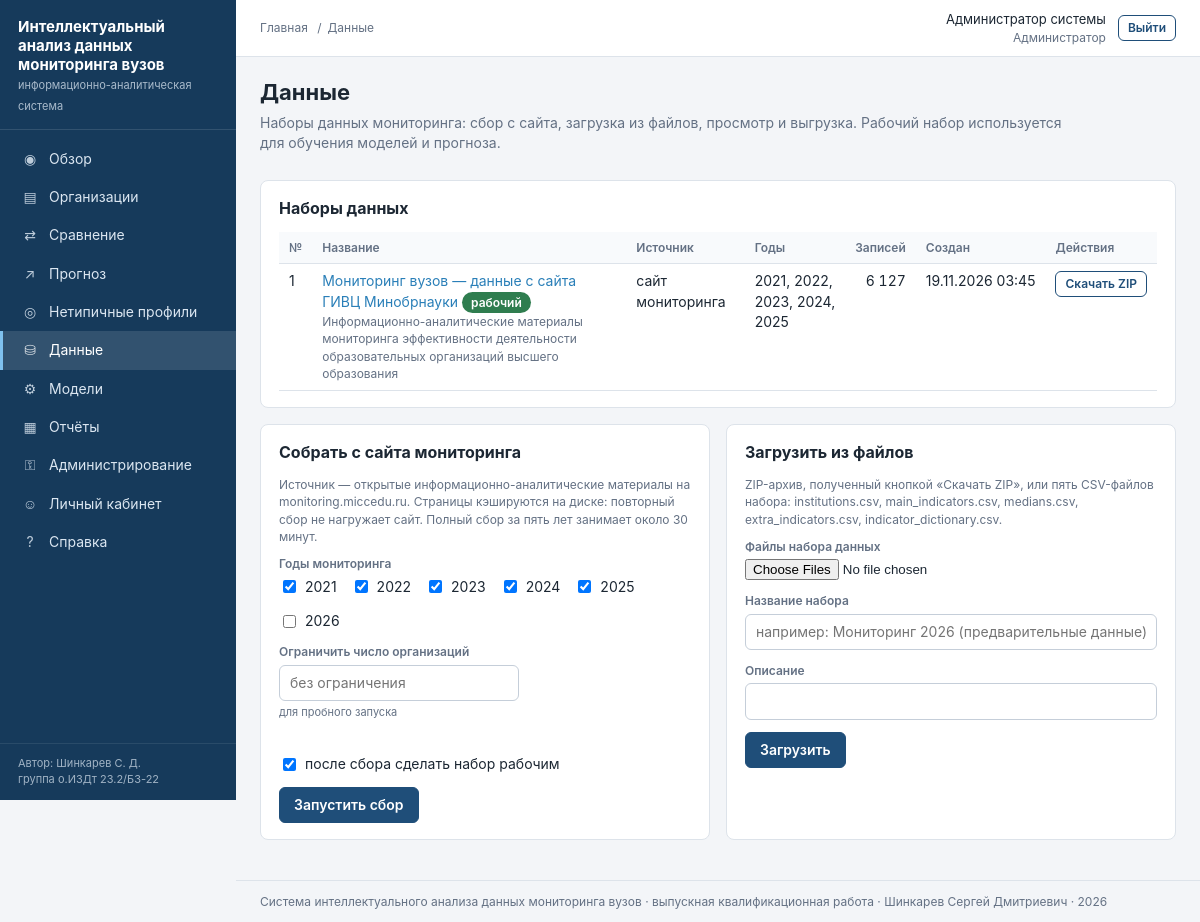
/data/ (signed in), run on the app's committed database.
### vuzmon/db/models.py (models this page shows)
class Base(DeclarativeBase):
    """Общий базовый класс всех таблиц."""

class User(Base):
    __tablename__ = "users"
    id: Mapped[int] = mapped_column(Integer, primary_key=True)
    login: Mapped[str] = mapped_column(String(64), unique=True)
    password_hash: Mapped[str] = mapped_column(String(255))          # пароль хранится только в виде хеша
    full_name: Mapped[str] = mapped_column(String(128), default="")
    email: Mapped[str] = mapped_column(String(128), default="")
    position: Mapped[str] = mapped_column(String(128), default="")   # должность
    role_id: Mapped[int] = mapped_column(ForeignKey("roles.id"))
    is_active: Mapped[bool] = mapped_column(Boolean, default=True)
    created_at: Mapped[datetime] = mapped_column(DateTime, default=datetime.now)
    last_login_at: Mapped[datetime] = mapped_column(DateTime, nullable=True)
    role: Mapped[Role] = relationship(back_populates="users")

class Role(Base):
    __tablename__ = "roles"
    id: Mapped[int] = mapped_column(Integer, primary_key=True)
    code: Mapped[str] = mapped_column(String(32), unique=True)       # admin / analyst / viewer
    title: Mapped[str] = mapped_column(String(64))                   # название на русском
    description: Mapped[str] = mapped_column(String(255), default="")
    users: Mapped[list["User"]] = relationship(back_populates="role")

class Dataset(Base):
    __tablename__ = "datasets"
    id: Mapped[int] = mapped_column(Integer, primary_key=True)
    name: Mapped[str] = mapped_column(String(128))
    source: Mapped[str] = mapped_column(String(32))                  # site — сбор с сайта, file — загрузка файла
    location: Mapped[str] = mapped_column(String(512), default="")   # каталог или файл с данными
    years: Mapped[str] = mapped_column(String(64), default="")
    rows_count: Mapped[int] = mapped_column(Integer, default=0)
    description: Mapped[str] = mapped_column(Text, default="")
    created_by: Mapped[int] = mapped_column(ForeignKey("users.id"), nullable=True)
    created_at: Mapped[datetime] = mapped_column(DateTime, default=datetime.now)
    author: Mapped[User] = relationship()

### webapp/views_data.py (the view)
@bp.route("/")
@security.roles_required(*security.ROLE_ANALYST)
def index():
    db = get_session()
    datasets = db.scalars(select(Dataset).order_by(Dataset.id.desc())).all()
    active = store.active_dataset(db)
    job = jobs.latest_job("collect")
    return render_template("data.html", crumbs=[("Данные", None)], datasets=datasets, active=active, job=job,
                           years=list(range(2021, datetime.now().year + 1)),
                           default_years=config.DEFAULT_YEARS, store=store)

### vuzmon/db/session.py (called while the page is built)
def get_session_factory(url: str = None):
    global _session_factory
    if _session_factory is None or url is not None:
        _session_factory = scoped_session(sessionmaker(bind=get_engine(url), expire_on_commit=False))
    return _session_factory

def get_session():
    return get_session_factory()()

### webapp/__init__.py (called while the page is built)
def active_menu(endpoint: str) -> str:
    endpoints = [item[0] for item in MENU]
    if endpoint in endpoints:
        return endpoint
    if endpoint in MENU_PARENTS:
        return MENU_PARENTS[endpoint]
    blueprint = endpoint.split(".")[0]
    return next((item for item in endpoints if item.split(".")[0] == blueprint), "")

def format_number(value, digits: int = 2) -> str:
    if value is None or value != value:   # None или NaN
        return "—"
    if isinstance(value, float) and not value.is_integer():
        text = f"{value:,.{digits}f}"
    else:
        text = f"{int(value):,}"
    return text.replace(",", " ").replace(".", ",")

### webapp/security.py (called while the page is built)
def current_user():
    if "user" not in g:
        user_id = session.get("user_id")
        user = get_session().get(User, user_id) if user_id else None
        g.user = user if user is not None and user.is_active else None
    return g.user

def has_role(*codes) -> bool:
    user = current_user()
    return user is not None and user.role.code in codes

def roles_required(*codes):
    def decorator(view):
        @wraps(view)
        def wrapper(*args, **kwargs):
            if current_user() is None:
                flash("Для продолжения работы войдите в систему.", "warning")
                return redirect(url_for("auth.login", next=request.path))
            if not has_role(*codes):
                abort(403)
            return view(*args, **kwargs)
        return wrapper
    return decorator

def csrf_token() -> str:
    if "_csrf" not in session:
        session["_csrf"] = secrets.token_hex(16)
    return session["_csrf"]

def check_csrf() -> None:
    if request.method in ("POST", "PUT", "DELETE"):
        sent = request.form.get("_csrf") or request.headers.get("X-CSRF-Token", "")
        if not sent or not secrets.compare_digest(sent, session.get("_csrf", "")):
            abort(400, description="Форма устарела. Обновите страницу и повторите действие.")

### webapp/services/jobs.py (called while the page is built)
def latest_job(kind: str) -> dict:
    with _jobs_lock:
        candidates = [dict(job, id=job_id) for job_id, job in _jobs.items() if job["kind"] == kind]
    return max(candidates, key=lambda job: job["started"]) if candidates else {}

### webapp/templates/data.html (shortened to what this page needs)
{% extends "base.html" %}
{% from "_macros.html" import csrf with context %}
{% block content %}
<div class="page-head">
  <div>
    <h1>Данные</h1>
    <p class="lead">Наборы данных мониторинга: сбор с сайта, загрузка из файлов, просмотр и выгрузка. Рабочий набор используется для обучения моделей и прогноза.</p>
  </div>
</div>
<div class="card">
  <h2>Наборы данных</h2>
  <div class="table-wrap"><table class="data">
    <tr><th>№</th><th>Название</th><th>Источник</th><th>Годы</th><th class="num">Записей</th><th>Создан</th><th>Действия</th></tr>
    {% for row in datasets %}
    <tr>
      <td>{{ row.id }}</td>
      <td><a href="{{ url_for('data.detail', dataset_id=row.id) }}">{{ row.name }}</a>
        {% if active and active.id == row.id %}<span class="badge ok">рабочий</span>{% endif %}
        {% if row.description %}<div class="muted small">{{ row.description }}</div>{% endif %}</td>
      <td>{{ 'сайт мониторинга' if row.source == 'site' else 'файл' }}</td>
      <td>{{ row.years }}</td>
      <td class="num">{{ row.rows_count|num }}</td>
      <td class="nowrap">{{ row.created_at|dt }}</td>
      <td><div class="actions">
        <a class="btn secondary small" href="{{ url_for('data.download', dataset_id=row.id) }}">Скачать ZIP</a>
      </div></td>
    </tr>
    {% else %}<tr><td colspan="7" class="muted">Наборов данных пока нет. Соберите данные с сайта или загрузите файлы.</td></tr>{% endfor %}
  </table></div>
</div>
<div class="grid c2">
  <div class="card">
    <h2>Собрать с сайта мониторинга</h2>
    <p class="muted small">Источник — открытые информационно-аналитические материалы на monitoring.miccedu.ru.
      Страницы кэшируются на диске: повторный сбор не нагружает сайт. Полный сбор за пять лет занимает около 30 минут.</p>
    <form method="post" action="{{ url_for('data.collect') }}">{{ csrf() }}
      <div class="field"><label>Годы мониторинга</label>
        <div class="checks">
          {% for year in years %}<label><input type="checkbox" name="years" value="{{ year }}" {{ 'checked' if year in default_years }}> {{ year }}</label>{% endfor %}
        </div></div>
      <div class="form-row" style="margin-top:12px">
        <div class="field"><label for="limit">Ограничить число организаций</label>
          <input type="number" id="limit" name="limit" min="0" placeholder="без ограничения">
          <span class="hint">для пробного запуска</span></div>
        <div class="field wide"><label>&nbsp;</label>
          <div class="checks"><label><input type="checkbox" name="load_to_db" value="1" checked> после сбора сделать набор рабочим</label></div></div>
      </div>
      <button class="btn" type="submit">Запустить сбор</button>
    </form>
  </div>
  <div class="card">
    <h2>Загрузить из файлов</h2>
    <p class="muted small">ZIP-архив, полученный кнопкой «Скачать ZIP», или пять CSV-файлов набора:
      institutions.csv, main_indicators.csv, medians.csv, extra_indicators.csv, indicator_dictionary.csv.</p>
    <form method="post" action="{{ url_for('data.upload') }}" enctype="multipart/form-data">{{ csrf() }}
      <div class="form-row"><div class="field wide"><label for="files">Файлы набора данных</label>
        <input type="file" id="files" name="files" multiple accept=".zip,.csv" required></div></div>
      <div class="form-row"><div class="field wide"><label for="name">Название набора</label>
        <input type="text" id="name" name="name" maxlength="128" placeholder="например: Мониторинг 2026 (предварительные данные)"></div></div>
      <div class="form-row"><div class="field wide"><label for="description">Описание</label>
        <input type="text" id="description" name="description" maxlength="1000"></div></div>
      <button class="btn" type="submit">Загрузить</button>
    </form>
  </div>
</div>
{% endblock %}

### webapp/templates/base.html (shortened to what this page needs)
<!DOCTYPE html>
<html lang="ru">
<head>
  <link rel="stylesheet" href="{{ url_for('static', filename='css/app.css') }}">
</head>
<body>
<div class="layout">
  <aside class="sidebar" id="sidebar">
    <div class="brand">
      <b>Интеллектуальный анализ данных мониторинга вузов</b>
      <span>информационно-аналитическая система</span>
    </div>
    <ul class="menu">
      {% for endpoint, title, icon in menu %}
      <li><a href="{{ url_for(endpoint) }}"
             class="{{ 'active' if active_menu == endpoint else '' }}">
        <span class="icon">{{ icon }}</span>{{ title }}</a></li>
      {% endfor %}
    </ul>
    <div class="sidebar-footer">Автор: Шинкарев С. Д.<br>группа о.ИЗДт 23.2/Б3-22</div>
  </aside>
  <div class="main">
    <header class="topbar">
      <nav class="crumbs" aria-label="Навигационная цепочка">
        <a href="{{ url_for('main.dashboard') }}">Главная</a>
        {% for text, link in crumbs or [] %}
          <span class="sep">/</span>{% if link %}<a href="{{ link }}">{{ text }}</a>{% else %}<span>{{ text }}</span>{% endif %}
        {% endfor %}
      </nav>
      <div class="userbox">
        <div class="right">
          <div>{{ user.full_name or user.login }}</div>
          <div class="role">{{ user.role.title }}</div>
        </div>
        <form method="post" action="{{ url_for('auth.logout') }}" class="inline">
          <button class="btn secondary small" type="submit">Выйти</button>
        </form>
      </div>
    </header>
    <main class="content">
      {% block content %}{% endblock %}
    </main>
    <footer class="footer">
      Система интеллектуального анализа данных мониторинга вузов · выпускная квалификационная работа ·
      Шинкарев Сергей Дмитриевич · {{ now.year }}
    </footer>
  </div>
</div>
</body>
</html>

### data on the page
User: full_name "Администратор системы"
Role: role "Администратор"
Dataset: id "1", name "Мониторинг вузов — данные с сайта ГИВЦ Минобрнауки", shows "рабочий", description "Информационно-аналитические материалы мониторинга эффективности деятельности образовательных организаций высшего образования", source "сайт мониторинга", years "2021, 2022, 2023, 2024, 2025", rows_count|num "6 127", created_at|dt "19.11.2026 03:45"

### other printed values
{{ icon }} "◉" "▤" "⇄" "↗" "◎" "⛁" "⚙" "▦" "⚿" "☺" "?"
{{ title }} "Обзор" "Организации" "Сравнение" "Прогноз" "Нетипичные профили" "Данные" "Модели" "Отчёты" "Администрирование" "Личный кабинет" "Справка"
{{ text }} "Данные"
{{ year }} "2021" "2022" "2023" "2024" "2025" "2026"
